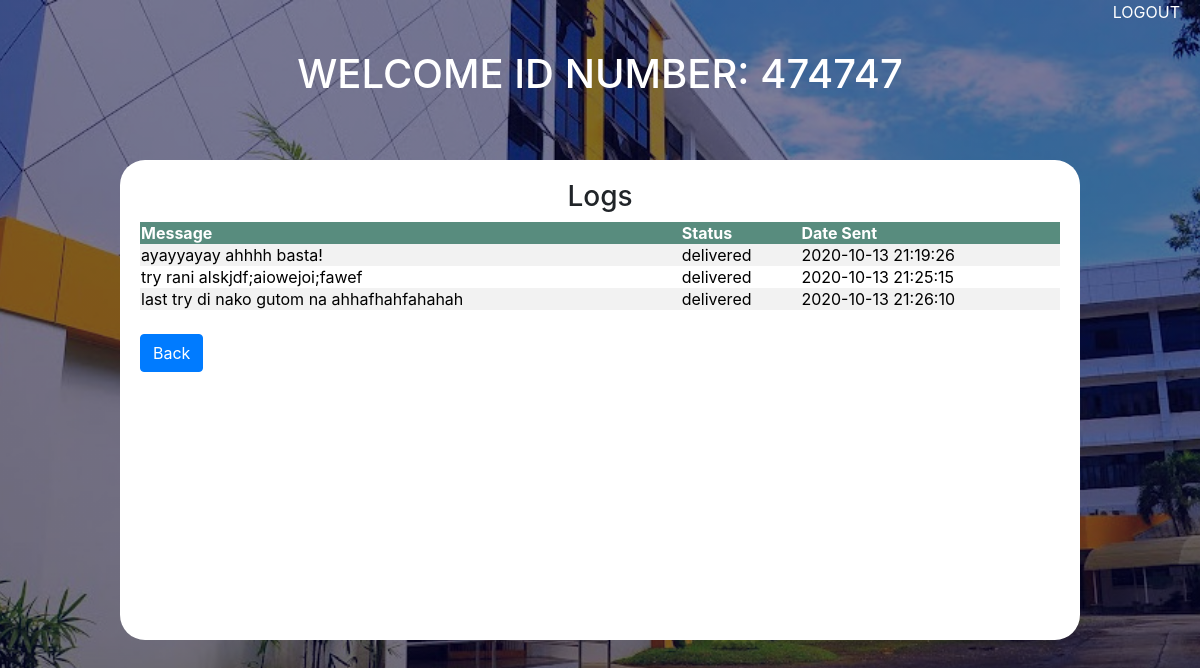
Page /messagelog.php?id=455050 (signed in) on the committed database.
### tables this page shows
CREATE TABLE `message_log` (
  `user_id` int(8) NOT NULL,
  `message` text DEFAULT NULL,
  `status` varchar(25) DEFAULT NULL,
  `date_sent` timestamp NOT NULL DEFAULT current_timestamp()
);

### messagelog.php (the view, shortened to what this page needs)
<html>
<head>
    <link rel="stylesheet" href="css/font-awesome.min.css">
    <link rel="stylesheet" type="text/css" href="css/homestyle.css">
    <link rel="stylesheet" type="text/css" href="css/bootstrap.min.css">
</head>
<body>
    <a class="float-right logout" href="logout.php">LOGOUT </a>
    <h1 class="display-5">Welcome ID Number: <?php echo $_SESSION['user_id']; ?> </h1>
    <div class="container" id="mainCont">
        <div class="tableCont">
            <h3>Logs</h3>
            <table id="table">
                <tr>
                    <th>Message</th>
                    <th>Status</th>
                    <th>Date Sent</th>
                </tr>
                <?php
                $con = mysqli_connect('localhost','root','');
                mysqli_select_db($con, 'twilio_sms');
                $sql = "SELECT * FROM message_log WHERE user_id='".$_GET['id']."' ";
                $result = $con->query($sql);
                if($result->num_rows > 0) {
                    while($row = $result-> fetch_assoc()) {
            ?>
                <tr>
                    <td><?php echo $row["message"]; ?></td>
                    <td><?php echo $row["status"]; ?></td>
                    <td><?php echo $row["date_sent"]; ?></td>
                </tr>
                <?php
                    }
                }
            ?>
            </table><br>
            <a href="home.php" class="btn btn-primary">Back</a>
        </div>
    </div>
</body>
</html>

### css/homestyle.css (style rules this page uses)
body { background: linear-gradient(rgba(0,0,50,0.5),rgba(0,0,50,0.5)), url(../image/bg-2.jpg); background-size: cover; background-position: center; }
.tableCont { position: absolute; top: 50%; left: 50%; width: 80%; height: 60%; background-color: #ffffff; border-radius: 25px; padding: 20px; transform: translate(-50%,-50%); }
h3 { text-align: center; }
h1 { margin-top: 50px !important; text-align: center; color: #ffffff; text-transform: uppercase; }
.float-right { margin-right: 20px; margin-top: -50px !important; }
.logout { color: #ffffff; }
table { border-collapse: collapse; width: 100%; color: #000000; text-align: left; }
th { background-color: #588c7e; color: white; }
tr:nth-child(even) { background-color: #f2f2f2; }

### rows in the picture
message_log: message "ayayyayay ahhhh basta!", status "delivered", date_sent "2020-10-13 21:19:26"
message_log: message "try rani alskjdf;aiowejoi;fawef", status "delivered", date_sent "2020-10-13 21:25:15"
message_log: message "last try di nako gutom na ahhafhahfahahah", status "delivered", date_sent "2020-10-13 21:26:10"

### other values in the picture
$_SESSION['user_id'] "474747"
